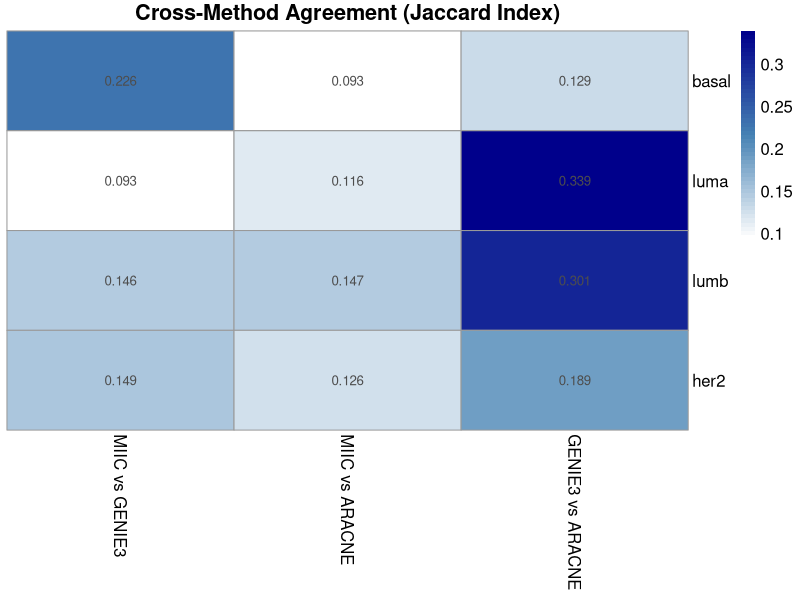
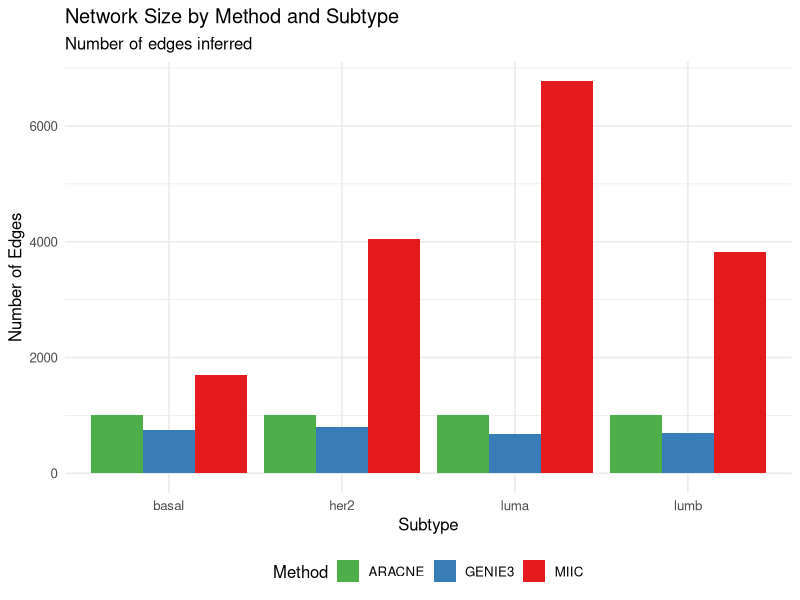
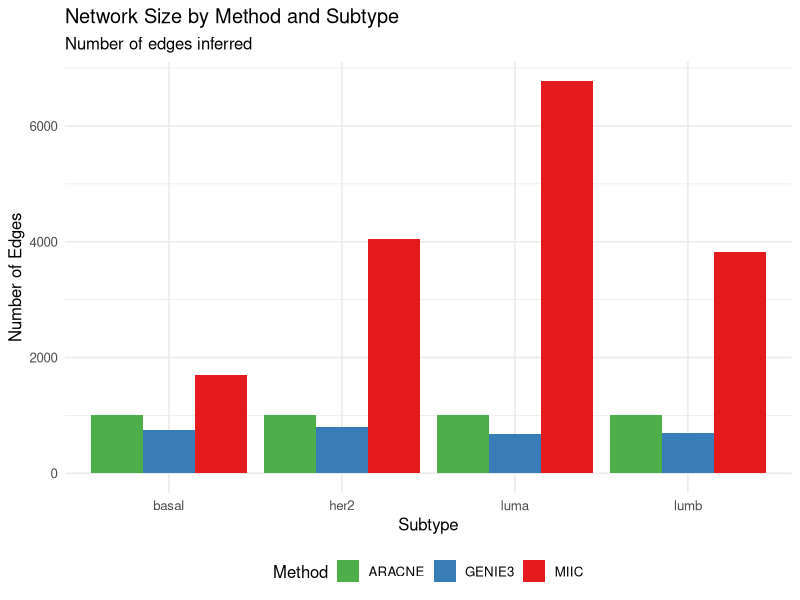
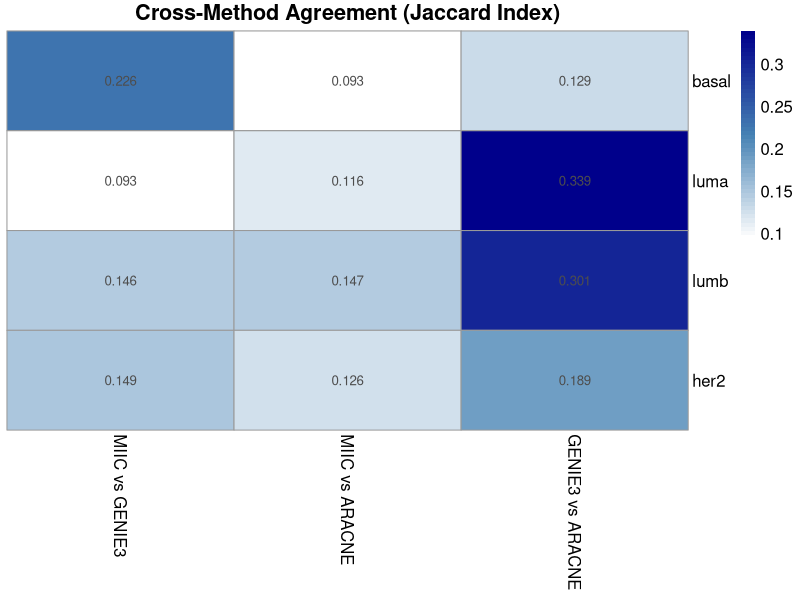
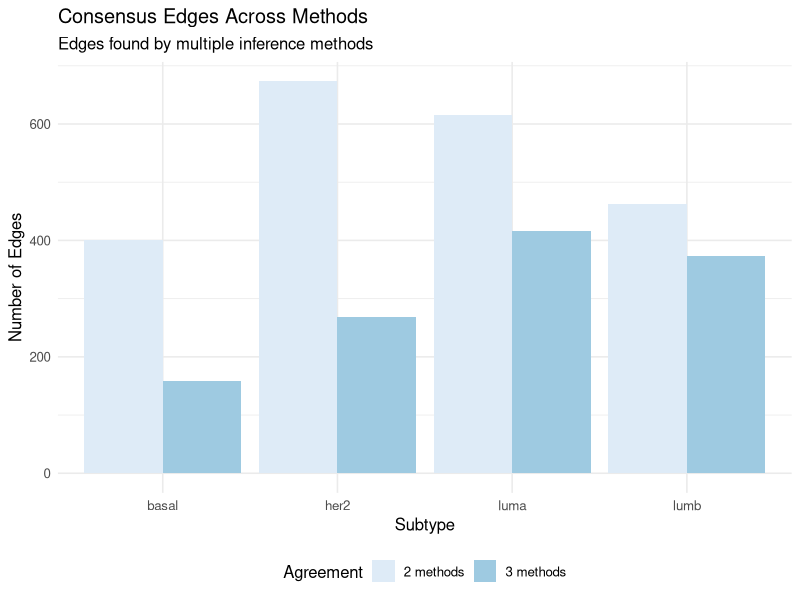
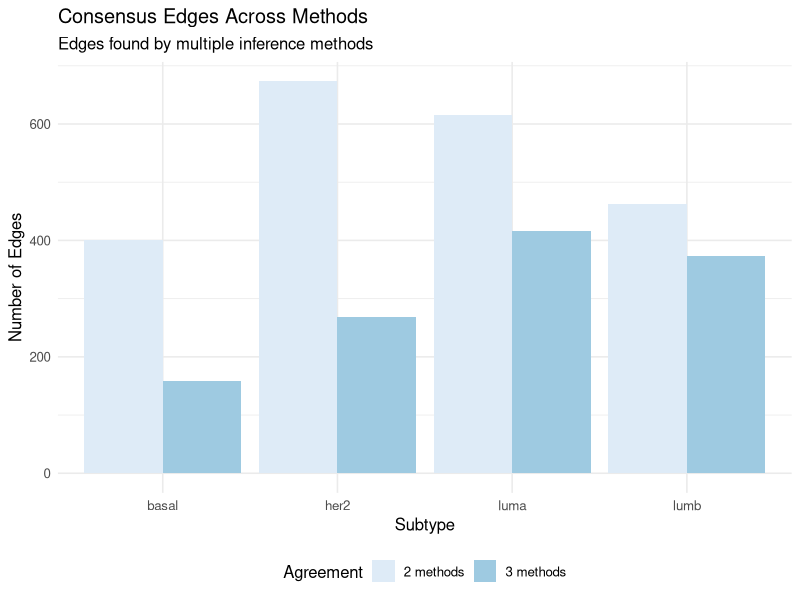
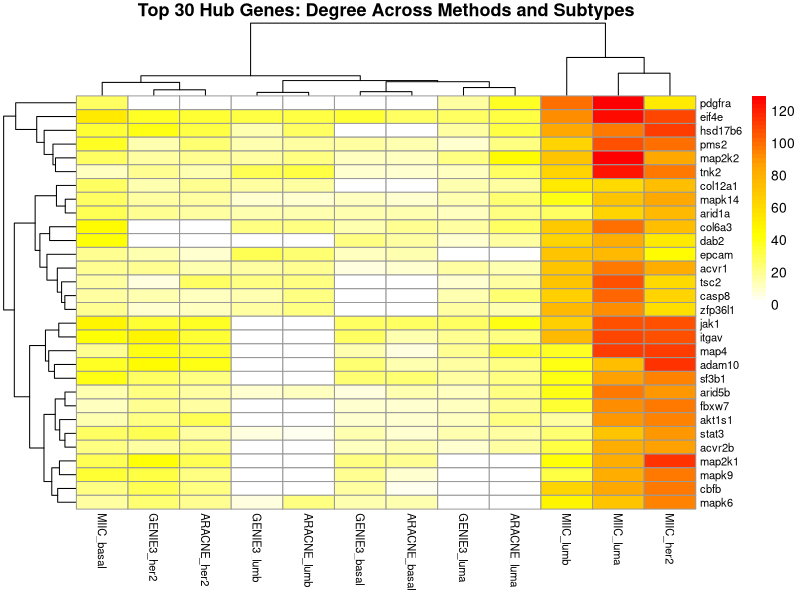
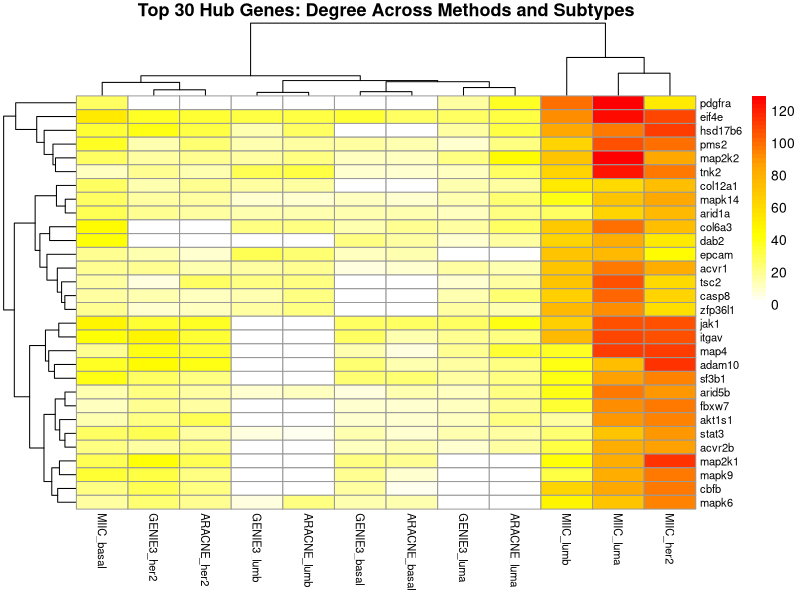

Source code (R) for these figures, in order:

# 04_visualize.R
# Generate visualizations for multi-method network comparison


library(tidyverse)
library(igraph)
library(ggplot2)
library(pheatmap)
library(RColorBrewer)

cat("=== Generating Visualizations ===\n\n")

# Set theme
theme_set(theme_minimal(base_size = 12))

# Color palettes
method_colors <- c("MIIC" = "#E41A1C", "GENIE3" = "#377EB8", "ARACNE" = "#4DAF4A")
subtype_colors <- c("LumA" = "#1B9E77", "LumB" = "#D95F02", 
                    "Her2" = "#7570B3", "Basal" = "#E7298A")

# 1. Load Results

all_edges <- read_csv("results/all_edges_combined.csv", show_col_types = FALSE)
method_agreement <- read_csv("results/method_agreement.csv", show_col_types = FALSE)
consensus_edges <- read_csv("results/consensus_edges.csv", show_col_types = FALSE)
hub_metrics <- read_csv("results/hub_metrics_all.csv", show_col_types = FALSE)
hub_comparison <- read_csv("results/hub_comparison.csv", show_col_types = FALSE)
network_stats <- read_csv("results/network_stats.csv", show_col_types = FALSE)

methods <- unique(all_edges$method)
subtypes <- unique(all_edges$subtype)

# 2. Network Size Comparison (Method x Subtype)

cat("Creating network size comparison...\n")

p1 <- network_stats %>%
  ggplot(aes(x = subtype, y = n_edges, fill = method)) +
  geom_bar(stat = "identity", position = "dodge") +
  scale_fill_manual(values = method_colors) +
  labs(
    title = "Network Size by Method and Subtype",
    subtitle = "Number of edges inferred",
    x = "Subtype",
    y = "Number of Edges",
    fill = "Method"
  ) +
  theme(legend.position = "bottom")

ggsave("figures/01_network_size_comparison.pdf", p1, width = 10, height = 6)
ggsave("figures/01_network_size_comparison.png", p1, width = 10, height = 6, dpi = 150)

# 3. Method Agreement Heatmap

cat("Creating method agreement heatmap...\n")

# Create matrix for heatmap
agreement_matrix <- method_agreement %>%
  mutate(pair = paste(method1, method2, sep = " vs ")) %>%
  select(subtype, pair, jaccard) %>%
  pivot_wider(names_from = pair, values_from = jaccard) %>%
  column_to_rownames("subtype") %>%
  as.matrix()

pdf("figures/02_method_agreement_heatmap.pdf", width = 8, height = 5)
pheatmap(
  agreement_matrix,
  main = "Cross-Method Agreement (Jaccard Index)",
  color = colorRampPalette(c("white", "steelblue", "darkblue"))(50),
  display_numbers = TRUE,
  number_format = "%.3f",
  cluster_rows = FALSE,
  cluster_cols = FALSE,
  fontsize = 12
)
dev.off()

png("figures/02_method_agreement_heatmap.png", width = 800, height = 500)
pheatmap(
  agreement_matrix,
  main = "Cross-Method Agreement (Jaccard Index)",
  color = colorRampPalette(c("white", "steelblue", "darkblue"))(50),
  display_numbers = TRUE,
  number_format = "%.3f",
  cluster_rows = FALSE,
  cluster_cols = FALSE,
  fontsize = 12
)
dev.off()

# 4. Consensus Edges Bar Plot

cat("Creating consensus edges plot...\n")

consensus_summary <- consensus_edges %>%
  count(subtype, n_methods) %>%
  mutate(n_methods = factor(n_methods, labels = c("2 methods", "3 methods")[1:n_distinct(n_methods)]))

p2 <- ggplot(consensus_summary, aes(x = subtype, y = n, fill = n_methods)) +
  geom_bar(stat = "identity", position = "dodge") +
  scale_fill_brewer(palette = "Blues") +
  labs(
    title = "Consensus Edges Across Methods",
    subtitle = "Edges found by multiple inference methods",
    x = "Subtype",
    y = "Number of Edges",
    fill = "Agreement"
  ) +
  theme(legend.position = "bottom")

ggsave("figures/03_consensus_edges.pdf", p2, width = 8, height = 5)
ggsave("figures/03_consensus_edges.png", p2, width = 8, height = 5, dpi = 150)

# 5. Hub Gene Comparison Heatmap

cat("Creating hub gene heatmap...\n")

# Top 30 hub genes
top_hubs <- hub_comparison %>%
  head(30)

# Select only method_subtype columns for heatmap
hub_cols <- colnames(top_hubs)[grepl("_", colnames(top_hubs)) & 
                                 !colnames(top_hubs) %in% c("total_degree", "max_degree", "n_networks")]

hub_matrix <- top_hubs %>%
  select(gene, all_of(hub_cols)) %>%
  column_to_rownames("gene") %>%
  as.matrix()

pdf("figures/04_hub_gene_heatmap.pdf", width = 14, height = 10)
pheatmap(
  hub_matrix,
  main = "Top 30 Hub Genes: Degree Across Methods and Subtypes",
  color = colorRampPalette(c("white", "yellow", "orange", "red"))(50),
  scale = "none",
  cluster_rows = TRUE,
  cluster_cols = TRUE,
  fontsize_row = 8,
  fontsize_col = 8
)
dev.off()

png("figures/04_hub_gene_heatmap.png", width = 1400, height = 1000)
pheatmap(
  hub_matrix,
  main = "Top 30 Hub Genes: Degree Across Methods and Subtypes",
  color = colorRampPalette(c("white", "yellow", "orange", "red"))(50),
  scale = "none",
  cluster_rows = TRUE,
  cluster_cols = TRUE,
  fontsize_row = 8,
  fontsize_col = 8
)
dev.off()

# 6. Degree Distribution by Method

cat("Creating degree distribution plots...\n")

p3 <- hub_metrics %>%
  ggplot(aes(x = degree, fill = method)) +
  geom_histogram(binwidth = 2, position = "identity", alpha = 0.6) +
  facet_grid(subtype ~ method) +
  scale_fill_manual(values = method_colors) +
  labs(
    title = "Degree Distribution by Method and Subtype",
    x = "Node Degree",
    y = "Frequency"
  ) +
  theme(legend.position = "none")

ggsave("figures/05_degree_distribution.pdf", p3, width = 12, height = 10)
ggsave("figures/05_degree_distribution.png", p3, width = 12, height = 10, dpi = 150)

# 7. Average Degree Comparison

cat("Creating average degree comparison...\n")

p4 <- network_stats %>%
  ggplot(aes(x = method, y = avg_degree, fill = subtype)) +
  geom_bar(stat = "identity", position = "dodge") +
  scale_fill_manual(values = subtype_colors) +
  labs(
    title = "Average Node Degree by Method and Subtype",
    x = "Method",
    y = "Average Degree",
    fill = "Subtype"
  ) +
  theme(legend.position = "bottom")

ggsave("figures/06_avg_degree_comparison.pdf", p4, width = 10, height = 6)
ggsave("figures/06_avg_degree_comparison.png", p4, width = 10, height = 6, dpi = 150)

# 8. Method Comparison Radar/Summary

cat("Creating method summary plot...\n")

method_summary <- network_stats %>%
  group_by(method) %>%
  summarise(
    total_edges = sum(n_edges),
    avg_nodes = mean(n_nodes),
    avg_density = mean(density),
    avg_clustering = mean(clustering, na.rm = TRUE),
    .groups = "drop"
  )

p5 <- method_summary %>%
  pivot_longer(-method, names_to = "metric", values_to = "value") %>%
  ggplot(aes(x = metric, y = value, fill = method)) +
  geom_bar(stat = "identity", position = "dodge") +
  scale_fill_manual(values = method_colors) +
  facet_wrap(~metric, scales = "free") +
  labs(
    title = "Method Comparison: Network Properties",
    x = "",
    y = "Value",
    fill = "Method"
  ) +
  theme(axis.text.x = element_blank(),
        legend.position = "bottom")

ggsave("figures/07_method_summary.pdf", p5, width = 10, height = 8)
ggsave("figures/07_method_summary.png", p5, width = 10, height = 8, dpi = 150)

# 9. Top Hubs per Method (Bar Plot)

cat("Creating top hubs bar plot...\n")

top_10_per_method <- hub_metrics %>%
  group_by(method, gene) %>%
  summarise(total_degree = sum(degree), .groups = "drop") %>%
  group_by(method) %>%
  slice_max(total_degree, n = 10) %>%
  ungroup()

p6 <- ggplot(top_10_per_method, aes(x = reorder(gene, total_degree), 
                                     y = total_degree, fill = method)) +
  geom_bar(stat = "identity") +
  coord_flip() +
  facet_wrap(~method, scales = "free_y") +
  scale_fill_manual(values = method_colors) +
  labs(
    title = "Top 10 Hub Genes per Method",
    subtitle = "Ranked by total degree across subtypes",
    x = "Gene",
    y = "Total Degree"
  ) +
  theme(legend.position = "none")

ggsave("figures/08_top_hubs_per_method.pdf", p6, width = 12, height = 8)
ggsave("figures/08_top_hubs_per_method.png", p6, width = 12, height = 8, dpi = 150)

# 10. Edge Overlap Visualization (UpSet-style)

cat("Creating edge overlap summary...\n")

# Simple bar plot of edges by method combination
edge_method_count <- read_csv("results/edge_method_count.csv", show_col_types = FALSE)

overlap_summary <- edge_method_count %>%
  count(methods, n_methods) %>%
  arrange(desc(n_methods), desc(n))

p7 <- ggplot(overlap_summary, aes(x = reorder(methods, n), y = n, fill = factor(n_methods))) +
  geom_bar(stat = "identity") +
  coord_flip() +
  scale_fill_brewer(palette = "YlOrRd", direction = -1) +
  labs(
    title = "Edge Detection by Method Combination",
    subtitle = "Which methods detect which edges?",
    x = "Method Combination",
    y = "Number of Edges",
    fill = "# Methods"
  ) +
  theme(legend.position = "bottom")

ggsave("figures/09_edge_overlap.pdf", p7, width = 10, height = 6)
ggsave("figures/09_edge_overlap.png", p7, width = 10, height = 6, dpi = 150)

# 11. Summary Figure

cat("Creating summary figure...\n")

# Key metrics summary
p8 <- network_stats %>%
  ggplot(aes(x = n_nodes, y = n_edges, color = method, shape = subtype)) +
  geom_point(size = 4, alpha = 0.8) +
  scale_color_manual(values = method_colors) +
  labs(
    title = "Network Size: Nodes vs Edges",
    subtitle = "Each point = one method-subtype combination",
    x = "Number of Nodes",
    y = "Number of Edges",
    color = "Method",
    shape = "Subtype"
  ) +
  theme(legend.position = "right")

ggsave("figures/10_nodes_vs_edges.pdf", p8, width = 10, height = 6)
ggsave("figures/10_nodes_vs_edges.png", p8, width = 10, height = 6, dpi = 150)

# Done

cat("\n=== Visualization Complete ===\n")
cat("\nFigures saved in figures/ folder:\n")
cat("  01_network_size_comparison.pdf/png\n")
cat("  02_method_agreement_heatmap.pdf/png\n")
cat("  03_consensus_edges.pdf/png\n")
cat("  04_hub_gene_heatmap.pdf/png\n")
cat("  05_degree_distribution.pdf/png\n")
cat("  06_avg_degree_comparison.pdf/png\n")
cat("  07_method_summary.pdf/png\n")
cat("  08_top_hubs_per_method.pdf/png\n")
cat("  09_edge_overlap.pdf/png\n")
cat("  10_nodes_vs_edges.pdf/png\n")
